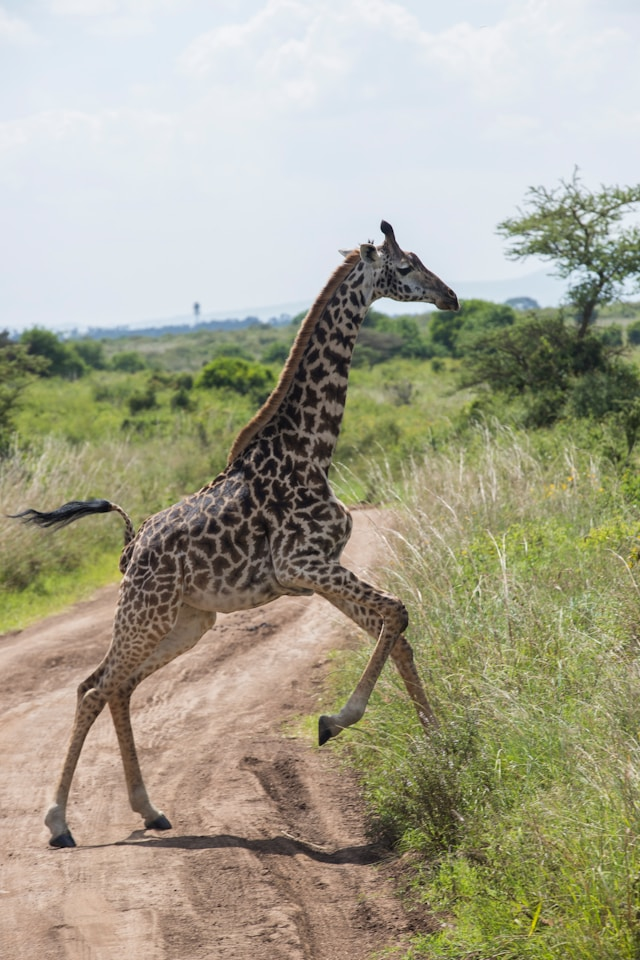
#> input picture AFFINE_PERSPECTIVE_TRANSFORMATION/girraffe.jpg, 640 x 960 px
$ jupyter execute affine_perspective_transformation.ipynb
#> lines starting #> are read from the running program, lines starting #| are printed output that depends on the picture
[cell 1]
## Perspective Transformation

import cv2
import numpy as np
import matplotlib.pyplot as plt

[cell 2]
image = cv2.imread('./girraffe.jpg')
#> image is the input picture: shape (960, 640, 3); mean B, G, R 142.2, 162.7, 165.6
image_rgb = cv2.cvtColor(image, cv2.COLOR_BGR2RGB)

[cell 3]
plt.imshow(image_rgb)

[cell 4]
rows, cols, _ = image_rgb.shape
#> rows = 960; cols = 640
input_points = np.float32([[50,50],[cols - 50, 50], [50, rows-50],[cols-50, rows-50]])
output_points = np.float32([[10,100],[cols - 100, 50], [100, rows-10],[cols-50, rows-100]])

'''
Transformation matrix for perspective transformation

3*3

a,b,c
d,e,f
g,h,i

a,b,c is responsible for horizontal scaling, rotation and translation
d,e,f is resposible for vertical scaling, rotation and translation
g,h are Perspective components that account for depth and skew

'''
M = cv2.getPerspectiveTransform(input_points, output_points)
print(M)
#| [[ 1.04951705e+00  1.14575212e-01 -4.81061040e+01]
#|  [-8.81003572e-02  1.08259329e+00  5.12604463e+01]
#|  [ 1.08087165e-04  8.89313803e-05  1.00000000e+00]]

[cell 5]
perspective_image = cv2.warpPerspective(image_rgb,M, (cols,rows))
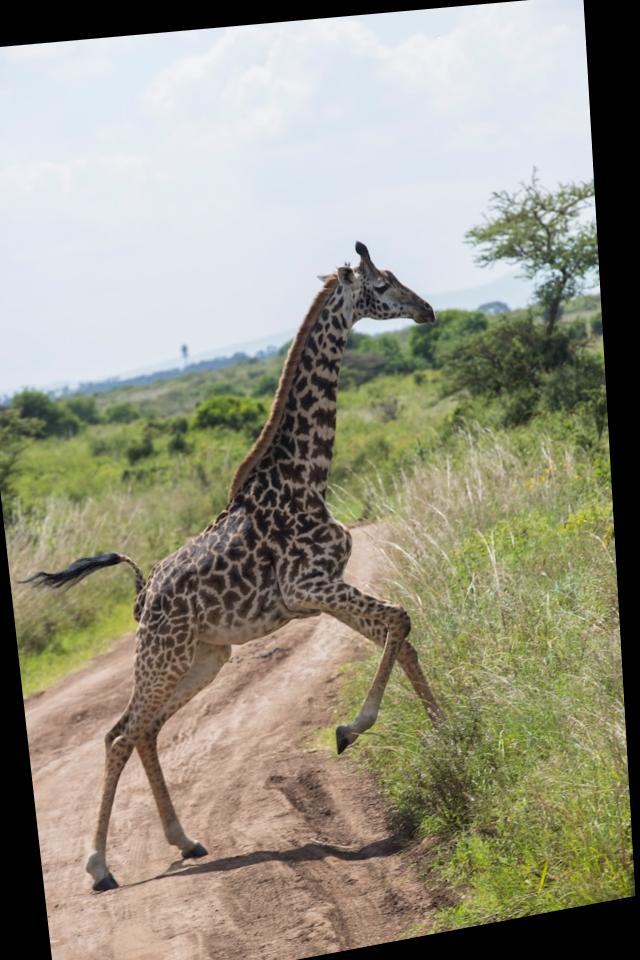
#> perspective_image: shape (960, 640, 3); mean R, G, B 149.4, 147.3, 129.7

plt.figure(figsize=(10,5))

plt.subplot(1,2,1)
plt.imshow(image_rgb)
plt.title("Original Image")
plt.axis("off")

plt.subplot(1,2,2)
plt.imshow(perspective_image)
plt.title("perspective Transformed Image")
plt.axis("off")
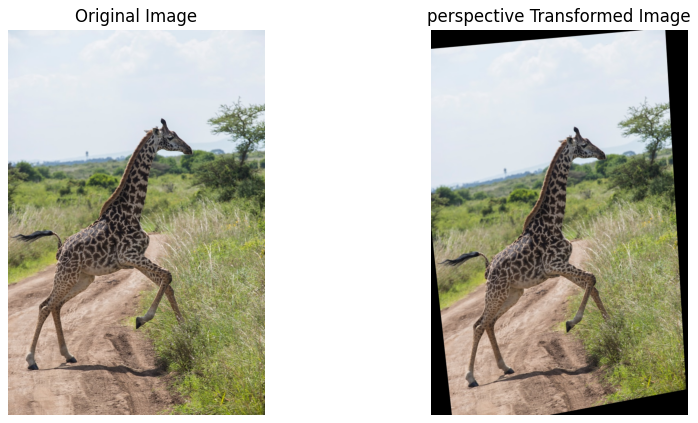
#> figure drawn by matplotlib, 2 panels

[cell 6]
## Affine Transformation

input_points = np.float32([[50,50],[200,50], [50,200]])
output_points = np.float32([[10,100],[200,50], [100,250]])

m = cv2.getAffineTransform(input_points,output_points)

affine_image = cv2.warpAffine(image_rgb, m, (cols, rows))
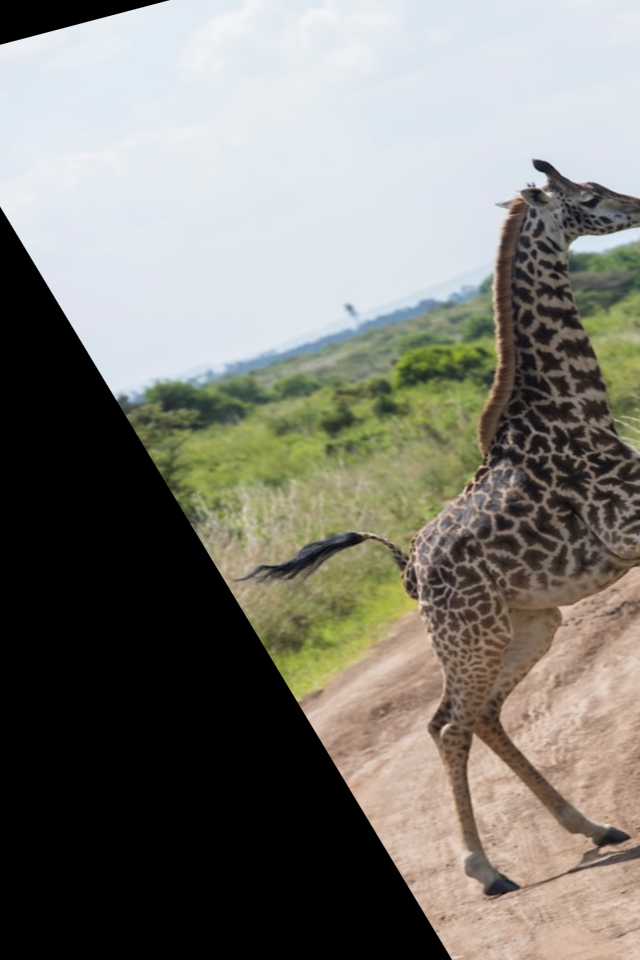
#> affine_image: shape (960, 640, 3); mean R, G, B 125.6, 123.7, 116.1


plt.figure(figsize=(10,5))

plt.subplot(1,2,1)
plt.imshow(image_rgb)
plt.title("Original Image")
plt.axis("off")

plt.subplot(1,2,2)
plt.imshow(affine_image)
plt.title("Affine Transformed Image")
plt.axis("off")
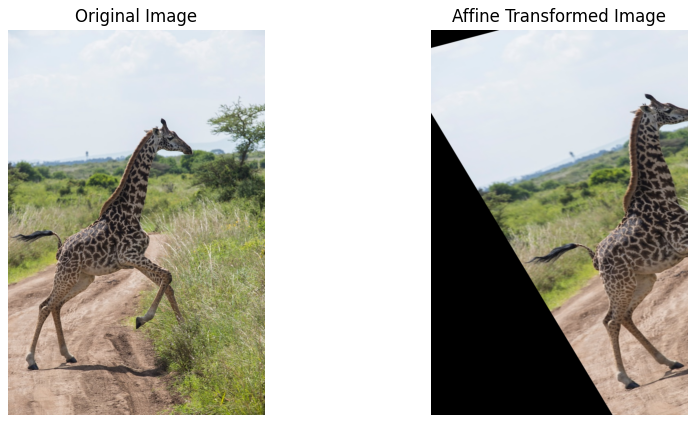
#> figure drawn by matplotlib, 2 panels

[cell 7]
## Rotation

angle = 45
center = (cols // 2, rows//2)
#> center = (320, 480)
scale  = 1.0
m=cv2.getRotationMatrix2D(center,angle, scale)

rotated_image = cv2.warpAffine(image_rgb,m,(cols,rows))
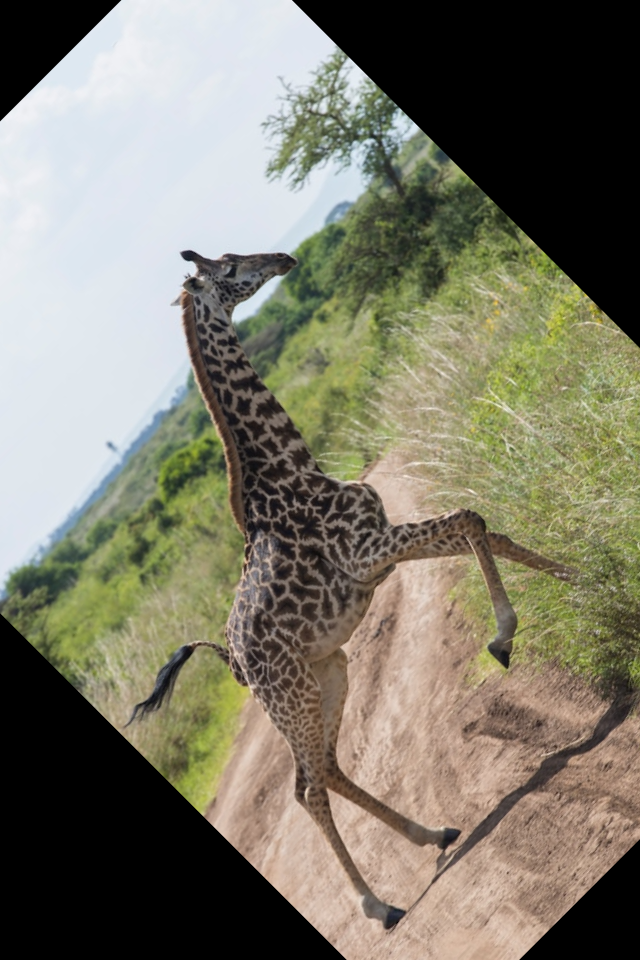
#> rotated_image: shape (960, 640, 3); mean R, G, B 124.9, 121.8, 106.1

plt.figure(figsize=(10,5))

plt.subplot(1,2,1)
plt.imshow(image_rgb)
plt.title("Original Image")
plt.axis("off")

plt.subplot(1,2,2)
plt.imshow(rotated_image)
plt.title("Affine rotated Image")
plt.axis("off")

[cell 8]
## Rotation

angle = 45
center = (cols // 2, rows//2)
scale  = 1.0

shear_x, shear_y = 0.5, 0

m = np.float32([[1, shear_x,0],
           [shear_y,1,0]])


sheared_image = cv2.warpAffine(image_rgb,m,(cols + int(shear_x * rows),rows))
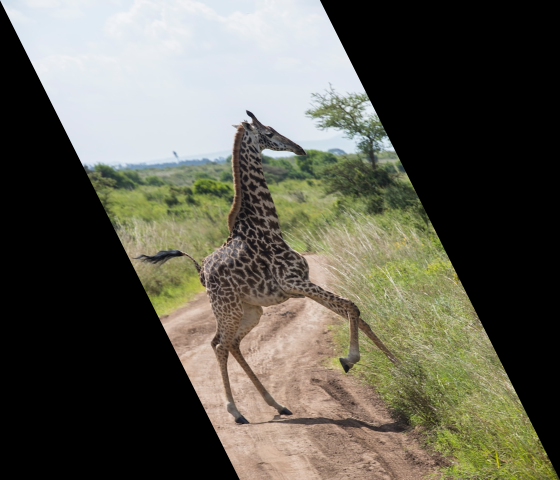
#> sheared_image: shape (960, 1120, 3) (shown at 1/2 size); mean R, G, B 94.7, 93, 81.3

plt.figure(figsize=(10,5))

plt.subplot(1,2,1)
plt.imshow(image_rgb)
plt.title("Original Image")
plt.axis("off")

plt.subplot(1,2,2)
plt.imshow(sheared_image)
plt.title("Sheared Image")
plt.axis("off")

[cell 9]
## TRANSLATION

## Rotation

# angle = 45
# center = (cols // 2, rows//2)
# scale  = 1.0

tx, ty = 200, 300

m = np.float32([[1, 0, tx],
           [0,1,ty]])


translated_image = cv2.warpAffine(image_rgb,m,(cols,rows))
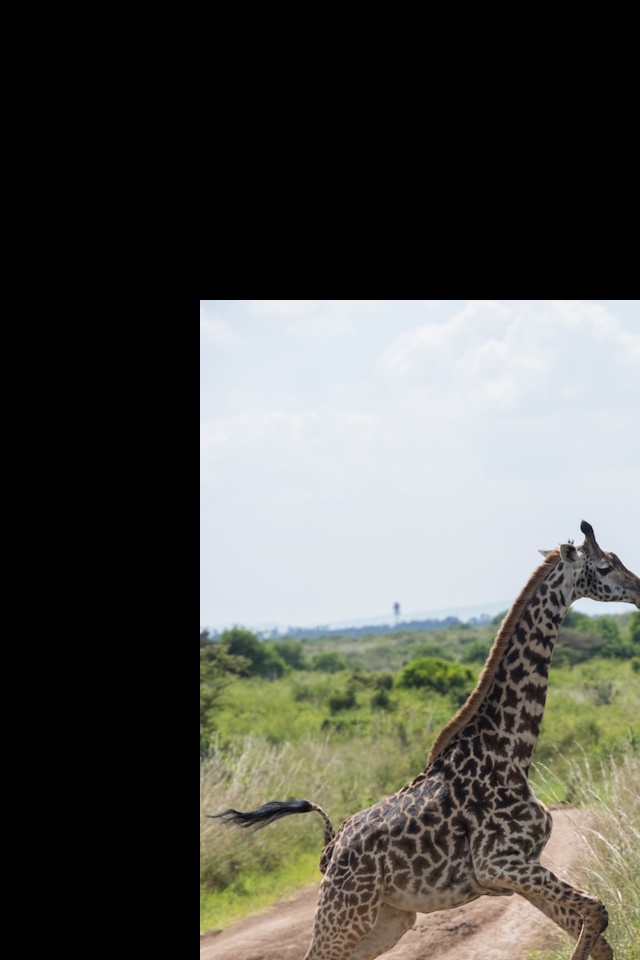
#> translated_image: shape (960, 640, 3); mean R, G, B 81.4, 81.8, 76.4

plt.figure(figsize=(10,5))

plt.subplot(1,2,1)
plt.imshow(image_rgb)
plt.title("Original Image")
plt.axis("off")

plt.subplot(1,2,2)
plt.imshow(translated_image)
plt.title("Translated Image")
plt.axis("off")
